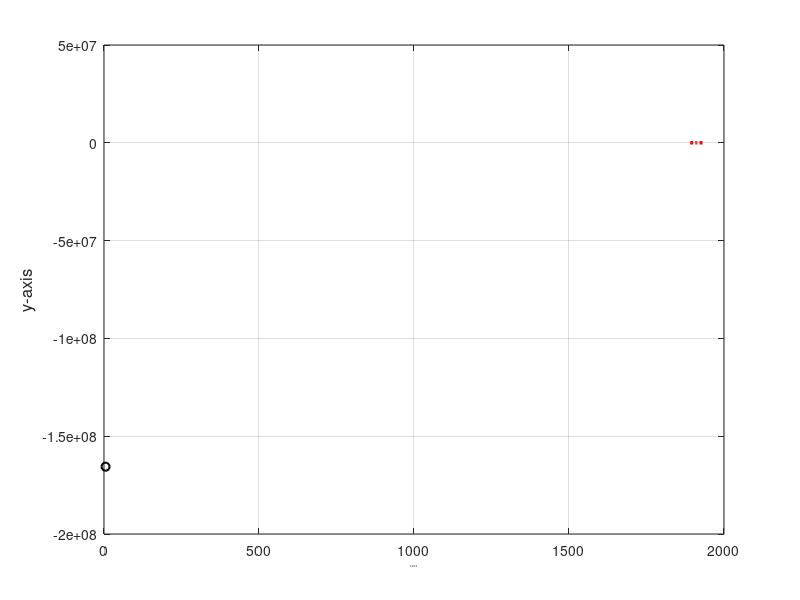

Reproduce this figure in MATLAB.
all clear
clear fig
clear all
x=[1891 1901 1911 1921 1931];
y=[46 66 81 93 101];
n=length(y);
for l=1:n
    d(l, 1)=x(l);
end
disp(d)

for i=1:n
     d(i, 1)=y(i);
end
disp(d)
for i=1:n-1
    for j=1:i
        d(i+1, j+1)=d(i+1, j)-d(i, j);
    end
end
fprintf('The interpolation is\n');
disp(d)
z=input('The interpolation value:');
h=abs(x(2)-x(1));
u=(z-x(n))/h;
prod=1;
sum=y(n);
le=length(y)-1;
for i=1:le
    prod=prod*(u+i-1);
    sum=sum+(prod*d(n, i+1))/factorial(i);
end
fprintf('The interpolation of %.2f is %.4f', z, sum);
%graph of the function
plot(x,y, ':r', 'Linewidth', 2.5)
hold on
plot(z, sum, 'ok', 'Linewidth', 1.5)
grid on
%legend('Data Given', 'Interpolation value', 'northwest');
xlabel('x-axis', 'Fontsize',2)
ylabel('y-axis', 'Fontsize', 12)
